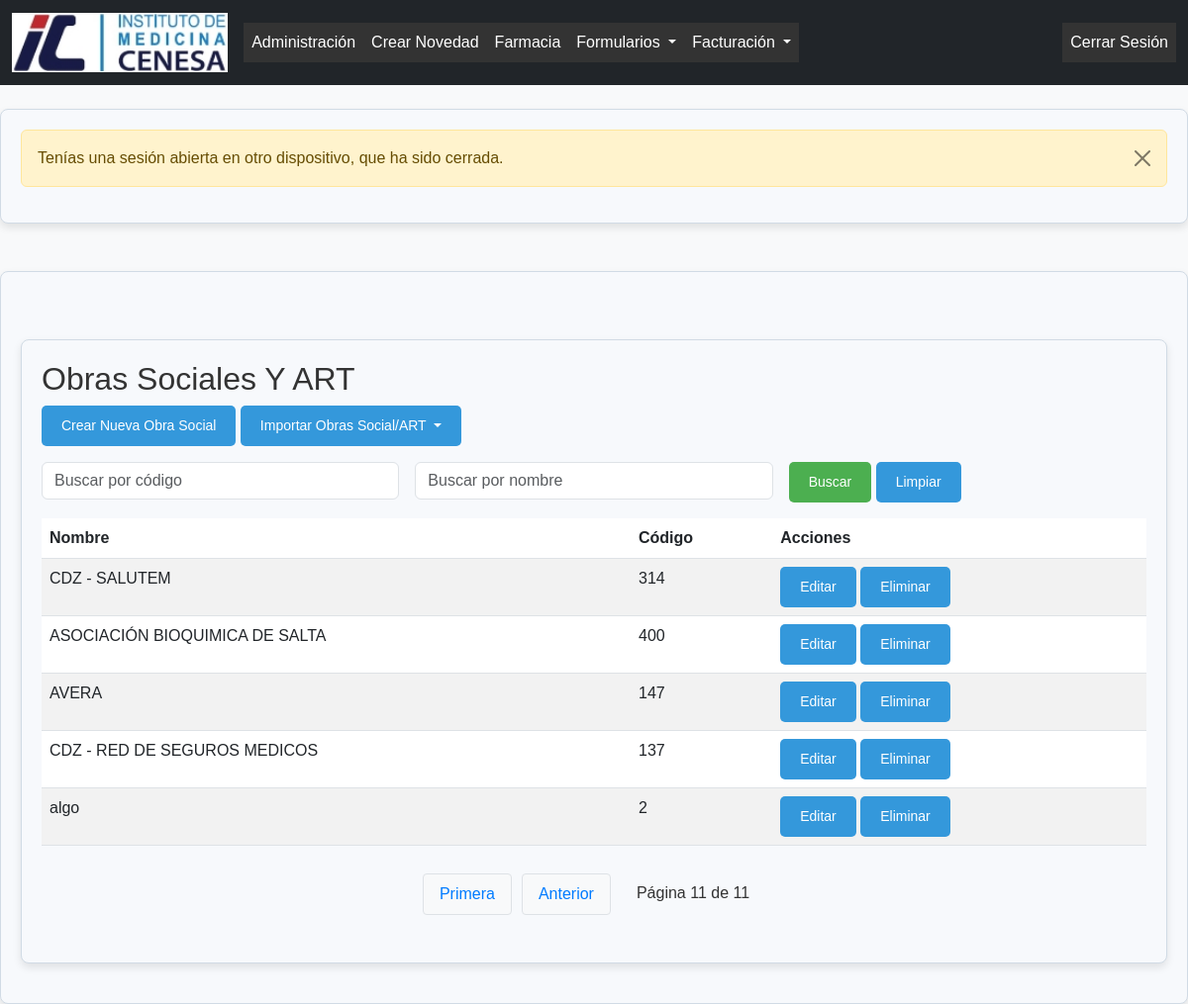
The page /obras-sociales/?page=11 (signed in) on the database as committed earlier.
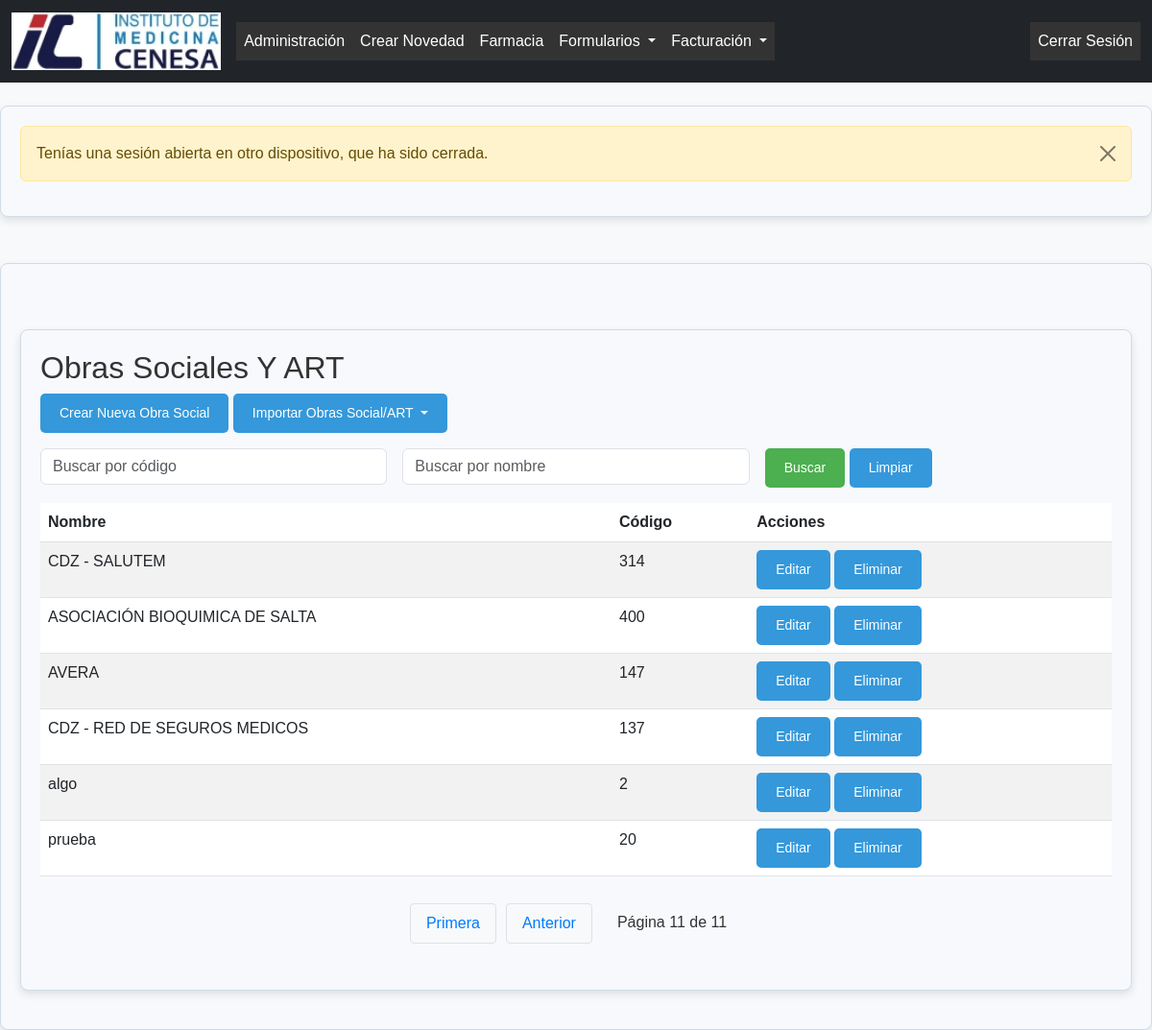
The same page on the database as committed later.
### formularios/models.py (models this page shows, shortened)
class ObraSocial(models.Model):
    codigo = models.CharField(max_length=100, unique=True)
    siglas = models.CharField(max_length=100, default='N/A')
    nombre = models.CharField(max_length=255)

### formularios/views.py (the view)
# urls.py: path('obras-sociales/', views.listar_obras_sociales, name='listar_obras_sociales'),
@login_required
@tipo_usuario_requerido('admin','facturacion')
def listar_obras_sociales(request):
    codigo_query = request.GET.get('codigo', '').strip()  # Filtro exacto por código
    nombre_query = request.GET.get('nombre', '').strip()  # Filtro parcial por nombre
    obras_sociales = ObraSocial.objects.all()
    if codigo_query:
        obras_sociales = obras_sociales.filter(codigo=codigo_query)
        if not obras_sociales.exists():
            messages.warning(request, f'No se encontraron resultados para el código "{codigo_query}".')
    if nombre_query:
        obras_sociales = obras_sociales.filter(nombre__icontains=nombre_query)
        if not obras_sociales.exists():
            messages.warning(request, f'No se encontraron resultados para el nombre "{nombre_query}".')
    paginator = Paginator(obras_sociales, 10)  # 10 resultados por página
    page_number = request.GET.get('page')
    page_obj = paginator.get_page(page_number)
    return render(request, 'Valores/obra_social/listar_obras_sociales.html', {
        'obras_sociales': page_obj,  # Enviar objetos paginados
        'codigo_query': codigo_query,  # Mantener el valor de búsqueda para el código
        'nombre_query': nombre_query,  # Mantener el valor de búsqueda para el nombre
        'page_obj': page_obj,  # Pasar la información de la página
    })

### formularios/context_processors.py (called while the page is built)
def agregar_tipo_usuario(request):
    if request.user.is_authenticated:
        perfil = PerfilUsuario.objects.filter(usuario=request.user).first()
        return {'tipo_usuario': perfil.tipo_usuario.nombre if perfil else None}
    return {}

### formularios/views.py (called while the page is built)
def tipo_usuario_requerido(*tipos_usuarios):
    def decorator(func):
        @wraps(func)
        def wrap(request, *args, **kwargs):
            perfil = PerfilUsuario.objects.filter(usuario=request.user).first()
            if perfil and perfil.tipo_usuario.nombre in tipos_usuarios:
                return func(request, *args, **kwargs)
            else:
                messages.error(request, "No tienes permiso para acceder a esta página.")
                return redirect('home')
        return wrap
    return decorator

### formularios/templates/valores/obra_social/listar_obras_sociales.html (shortened to what this page needs)
{% extends 'base.html' %}
{% block content %}
<div class="container mt-5">
    <h2>Obras Sociales Y ART</h2>
    <a href="{% url 'crear_obra_social' %}" class="btn btn-success mb-3">Crear Nueva Obra Social</a>
    <div class="btn-group mb-3">
        {% if request.user.perfilusuario.tipo_usuario.nombre in "admin" %}
        <button type="button" class="btn btn-info dropdown-toggle" data-bs-toggle="dropdown" aria-expanded="false">
            Importar Obras Social/ART
        </button>
        {% endif %}
    </div>
    <form method="get" class="mb-3">
        <div class="row g-3">
            <div class="col-md-4">
                <input type="text" name="codigo" value="{{ codigo_query }}" class="form-control" placeholder="Buscar por código">
            </div>
            <div class="col-md-4">
                <input type="text" name="nombre" value="{{ nombre_query }}" class="form-control" placeholder="Buscar por nombre">
            </div>
            <div class="col-md-4">
                <button type="submit" class="btn btn-primary">Buscar</button>
                <a href="{% url 'listar_obras_sociales' %}" class="btn btn-secondary">Limpiar</a>
            </div>
        </div>
    </form>
    <table class="table table-striped">
        <thead>
            <tr>
                <th>Nombre</th>
                <th>Código</th>
                <th>Acciones</th>
            </tr>
        </thead>
        <tbody>
            {% for obra_social in obras_sociales %}
            <tr>
                <td>{{ obra_social.nombre }}</td>
                <td>{{ obra_social.codigo }}</td>
                <td>
                    <a href="{% url 'editar_obra_social' obra_social.id %}" class="btn btn-primary">Editar</a>
                    {% if request.user.perfilusuario.tipo_usuario.nombre in "admin" %}
                    <a href="{% url 'eliminar_obra_social' obra_social.id %}" class="btn btn-danger" onclick="return confirm('¿Estás seguro de que deseas eliminar esta obra social?')">Eliminar</a>
                    {% endif %}
                </td>
            </tr>
            {% endfor %}
        </tbody>
    </table>
    <div class="pagination">
        <span class="step-links">
            {% if page_obj.has_previous %}
                <a href="?page=1{% if request.GET %}&amp;{% for key, value in request.GET.items %}{% if key != 'page' %}{{ key }}={{ value }}&amp;{% endif %}{% endfor %}{% endif %}">Primera</a>
                <a href="?page={{ page_obj.previous_page_number }}{% if request.GET %}&amp;{% for key, value in request.GET.items %}{% if key != 'page' %}{{ key }}={{ value }}&amp;{% endif %}{% endfor %}{% endif %}">Anterior</a>
            {% endif %}
            <span>Página {{ page_obj.number }} de {{ page_obj.paginator.num_pages }}</span>
        </span>
    </div>
{% endblock %}

Rows that differ between the two databases and show on the page:
added ObraSocial: nombre "prueba", codigo "20"
